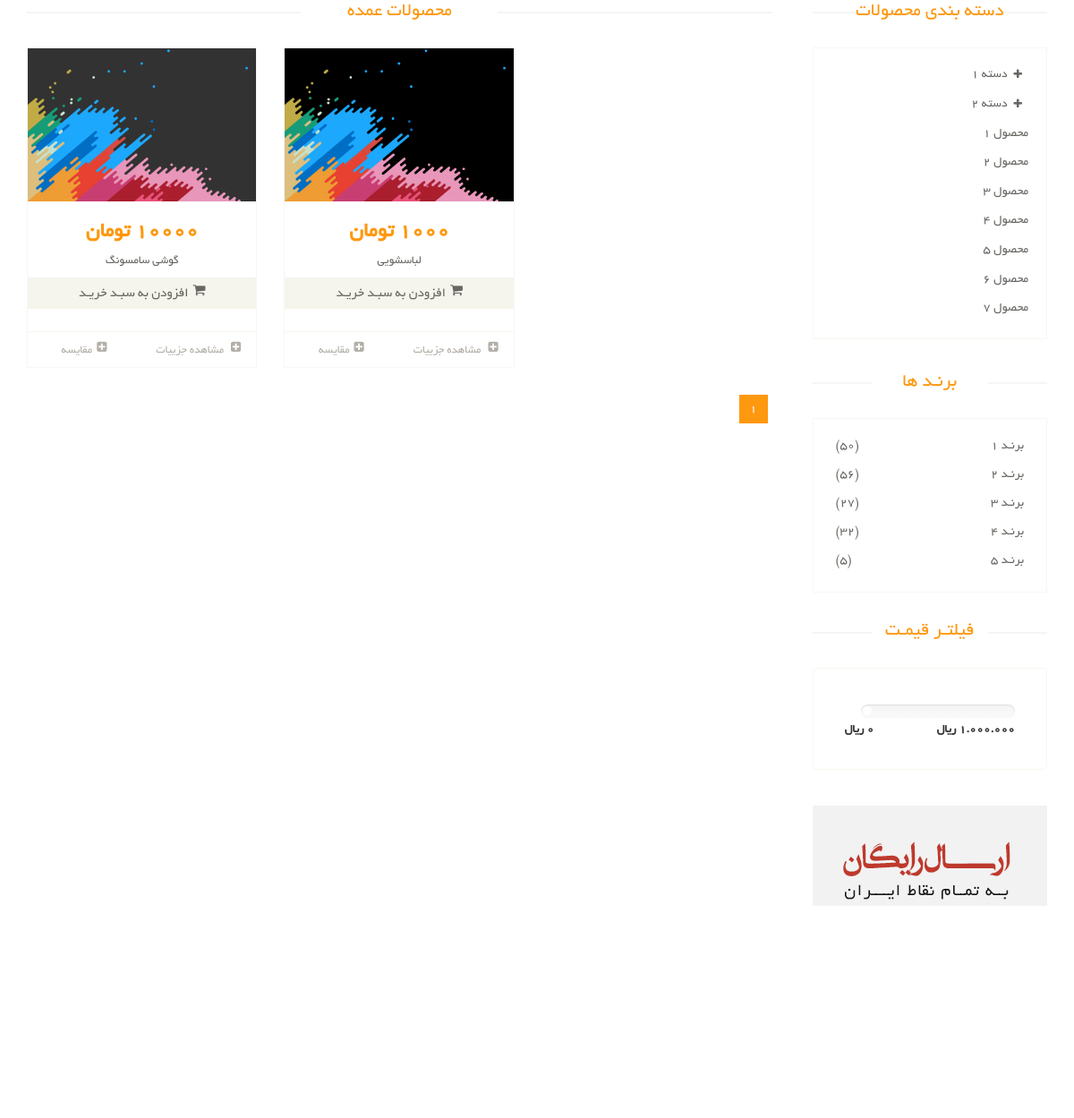
Screenshot of /products/ with the database file from the repository.
### product_module/models.py (models this page shows, shortened)
class Product(models.Model):
    title = models.CharField(max_length=300, verbose_name='نام محصول')
    category = models.ManyToManyField(ProductCategory, related_name='product_categories', verbose_name='دسته بندی ها')
    image = models.ImageField(upload_to='images/products', null=True, blank=True, verbose_name='تصویر محصول')
    brand = models.ForeignKey(ProductBrand, on_delete=models.CASCADE, verbose_name='برند', null=True, blank=True)
    price = models.IntegerField(verbose_name='قیمت')
    short_description = models.CharField(max_length=360, db_index=True, null=True, verbose_name='توضیحات کوتاه')
    description = models.TextField(verbose_name='توضیحات اصلی', db_index=True)
    slug = models.SlugField(default="", null=False, db_index=True, blank=True, max_length=200, unique=True, verbose_name='عنوان در url')
    is_active = models.BooleanField(default=False, verbose_name='فعال / غیرفعال')
    is_delete = models.BooleanField(verbose_name='حذف شده / نشده')
    def get_absolute_url(self):
        return reverse('product-detail', args=[self.slug])
    class Meta:
        verbose_name = 'محصول'
        verbose_name_plural = 'محصولات'

### product_module/views.py (the view)
# urls.py: path('', views.ProductListView.as_view(), name='product-list'),
class ProductListView(ListView):
    template_name = 'product_module/product_list.html'
    model = Product
    context_object_name = 'products'
    ordering = ['-price']
    paginate_by = 6

### product_module/templates/product_module/product_list.html (shortened to what this page needs)
{% extends 'shared/_layout.html' %}
{% block content %}
    <section>
        <div class="container">
            <div class="row">
                <div class="col-sm-9 padding-right">
                    <div class="features_items">
                        <h2 class="title text-center">محصولات عمده</h2>
                        {% for product in products %}
                            {% include 'includes/product_item_partial.html' with product=product %}
                        {% endfor %}
                        <div class="clearfix"></div>
                        <ul class="pagination">
                            {% for pageNumber in paginator.page_range %}
                                <li class="{% if page_obj.number == pageNumber %} active {% endif %}">
                                    <a href="?page={{ pageNumber }}">{{ pageNumber }}</a>
                                </li>
                            {% endfor %}
                        </ul>
                    </div>
                </div>
                <div class="col-sm-3">
                    <div class="left-sidebar">
                        <h2>دسته بندی محصولات</h2>
                        <div class="panel-group category-products" id="accordian">
                            <div class="panel panel-default">
                                <div class="panel-heading">
                                    <h4 class="panel-title">
                                        <a data-toggle="collapse" data-parent="#accordian" href="#sportswear">
                                            <span class="badge pull-right"><i class="fa fa-plus"></i></span>
                                            دسته 1
                                        </a>
                                    </h4>
                                </div>
                            </div>
                            <div class="panel panel-default">
                                <div class="panel-heading">
                                    <h4 class="panel-title">
                                        <a data-toggle="collapse" data-parent="#accordian" href="#mens">
                                            <span class="badge pull-right"><i class="fa fa-plus"></i></span>
                                            دسته 2
                                        </a>
                                    </h4>
                                </div>
                            </div>
                            <div class="panel panel-default">
                                <div class="panel-heading">
                                    <h4 class="panel-title"><a href="#">محصول 1</a></h4>
                                </div>
                            </div>
                            <div class="panel panel-default">
                                <div class="panel-heading">
                                    <h4 class="panel-title"><a href="#">محصول 2</a></h4>
                                </div>
                            </div>
                            <div class="panel panel-default">
                                <div class="panel-heading">
                                    <h4 class="panel-title"><a href="#">محصول 3</a></h4>
                                </div>
                            </div>
                            <div class="panel panel-default">
                                <div class="panel-heading">
                                    <h4 class="panel-title"><a href="#">محصول 4</a></h4>
                                </div>
                            </div>
                            <div class="panel panel-default">
                                <div class="panel-heading">
                                    <h4 class="panel-title"><a href="#">محصول 5</a></h4>
                                </div>
                            </div>
                            <div class="panel panel-default">
                                <div class="panel-heading">
                                    <h4 class="panel-title"><a href="#">محصول 6</a></h4>
                                </div>
                            </div>
                            <div class="panel panel-default">
                                <div class="panel-heading">
                                    <h4 class="panel-title"><a href="#">محصول 7</a></h4>
                                </div>
                            </div>
                        </div>
                        <div class="brands_products">
                            <h2>برنـد ها</h2>
                            <div class="brands-name">
                                <ul class="nav nav-pills nav-stacked">
                                    <li><a href=""> <span class="pull-left">(50)</span>برنـد 1</a></li>
                                    <li><a href=""> <span class="pull-left">(56)</span>برنـد 2</a></li>
                                    <li><a href=""> <span class="pull-left">(27)</span>برنـد 3</a></li>
                                    <li><a href=""> <span class="pull-left">(32)</span>برنـد 4</a></li>
                                    <li><a href=""> <span class="pull-left">(5)</span>برنـد 5</a></li>
                                </ul>
                            </div>
                        </div>
                        <div class="price-range">
                            <h2>فیلتـر قیمـت</h2>
                            <div class="well">
                                <div class="slider slider-horizontal" style="width: 170px;">
                                           id="sl2" style=""></div>
                                <br>
                                <b>1.000.000 ريال</b> <b class="pull-left">0 ريال</b>
                            </div>
                        </div>
                        <div class="shipping text-center">
                            <img src="/static/images/home/shipping.jpg" alt="">
                        </div>
                    </div>
                </div>
            </div>
        </div>
    </section>
{% endblock %}

### product_module/templates/includes/product_item_partial.html (shortened to what this page needs)
<div class="col-sm-4">
    <div class="product-image-wrapper">
        <div class="single-products">
            <div class="productinfo text-center">
                {% if product.image %}
                    <img src="{{ product.image.url }}" alt="">
                {% else %}
                    <img src="/static/images/shop/product.jpg" alt="">
                {% endif %}
                <h2>{{ product.price }} تومان</h2>
                <p>{{ product.title }}</p>
                <a href="#" class="btn btn-default add-to-cart"><i
                        class="fa fa-shopping-cart"></i>افزودن به سبـد خریـد</a>
            </div>
            <div class="product-overlay">
                <div class="overlay-content">
                </div>
            </div>
        </div>
        <div class="choose">
            <ul class="nav nav-pills nav-justified">
                <li>
                    <a href="{{ product.get_absolute_url }}">
                        <i class="fa fa-plus-square"></i>
                        مشاهده جزییات
                    </a>
                </li>
                <li>
                    <a href=""><i class="fa fa-plus-square"></i>مقایسه</a>
                </li>
            </ul>
        </div>
    </div>
</div>

### static/css/price-range.css (style rules this page uses)
.slider { display: inline-block; vertical-align: middle; position: relative; }
.slider.slider-horizontal { width: 210px; height: 20px; }

### rows the page displays
Product: image (picture), price "10000", title "گوشی سامسونگ"
Product: image (picture), price "1000", title "لباسشویی"

### other values shown
{{ pageNumber }} "1"
